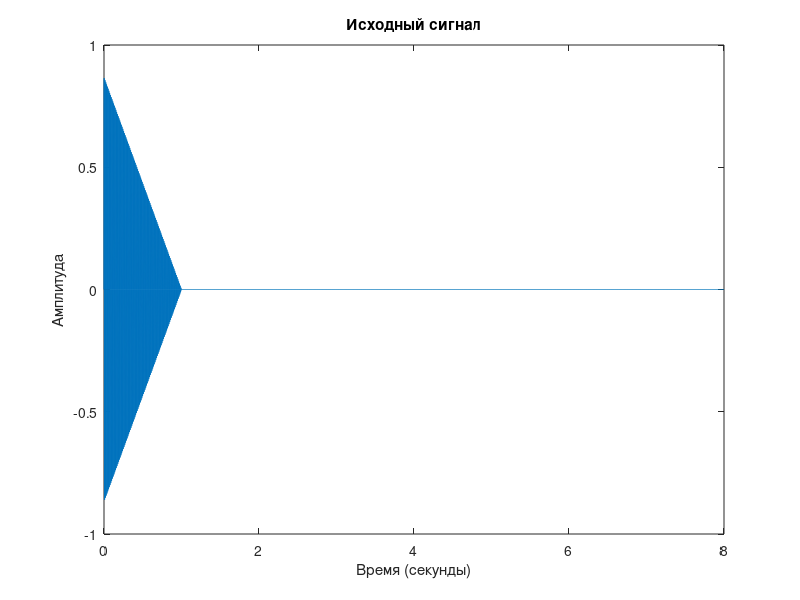
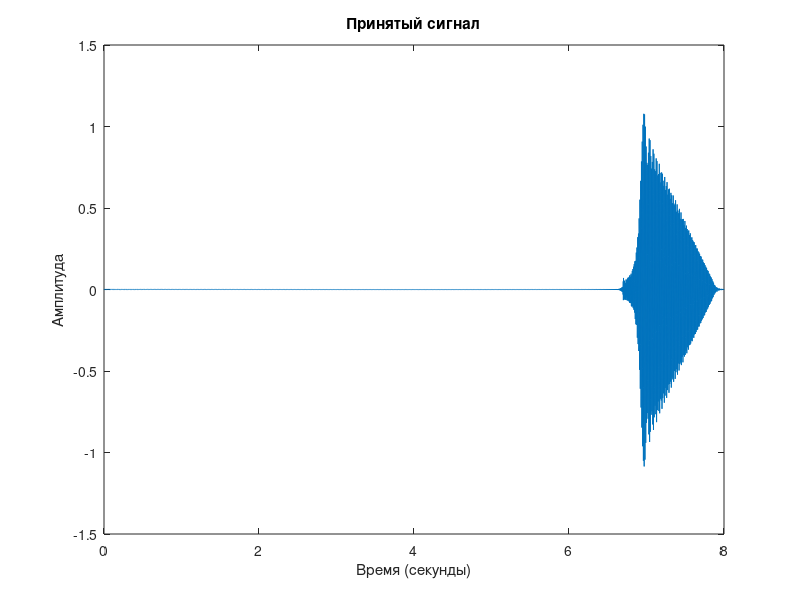
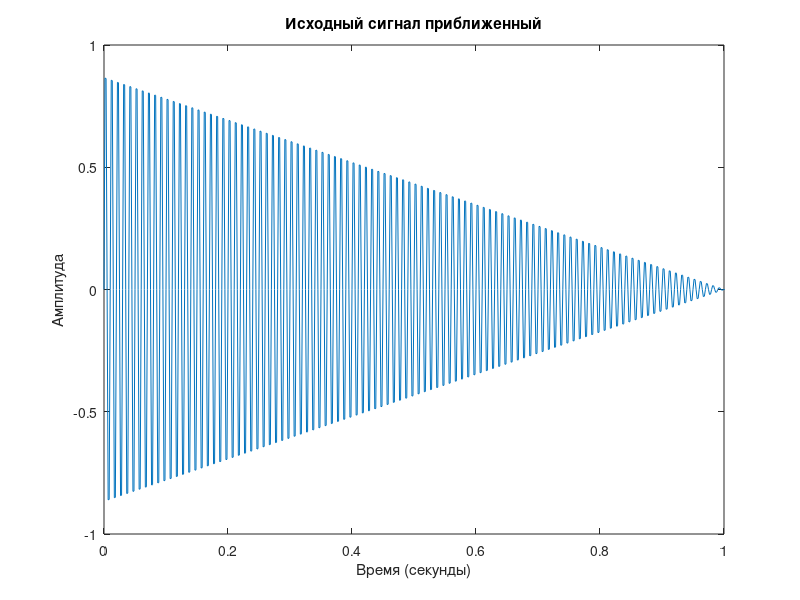
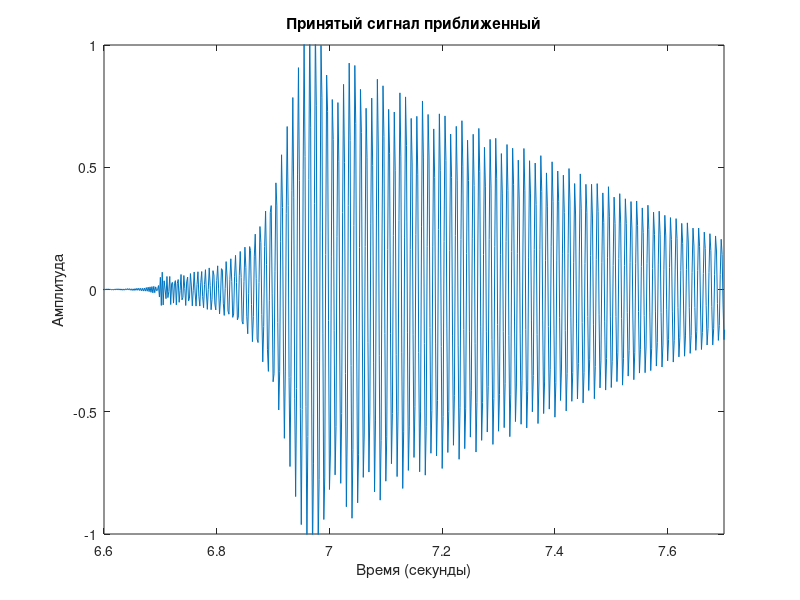

MATLAB code to generate these figures, in order:
% 1. Алгоритм как все делал.
% 2. Написать что был такой исходный сигнал при таких параметрах, вот
% принятый сигнал, такая-то мода, такая глубина такая-то дальность
% распространения. Наша рограмма при моделировании учитывает что меняется
% форма сигнала.
% 3. Менять разные параметры и скринить графики что вот,, при 50 метрах вот
% так исказился сигнал, а при 200 вот так. Для 1 моды вот такой принятый
% сигнал, для 2 моды такой. Менять парметры по 1, чтобы было видно что это
% он влияет. Номер моды глубина частота сигнала, дальность распространения.
% Разницу частот есть chirp, среднюю частоту. Синусоиду с одной амплитудой,
% а потом с другой или меняющейся. Спектр сигнала рисовать. Можно рисовать
% график зависимости графика Wk от частоты. Те составляющие спектра у
% которых частота ниже Для каких-то частот фазовая скорость моды выше скорости
% звука в дне, то такие частоты на приемник не приходят и мы их зануляем. 
% 4. Теория: На гугл диске. Заключение: мы написали программу, что она
% делает, что мы протестировали, что при изменении такого параметра то
% меняется, при изменении того параметра сильнее искажение и тд. Можно
% попробовать блок схему программы нарисовать.
% Презентация в паверпоинте и словесную

% Презентация чтобы те кто слушал что бы они поняли что моя работа не
% просто реферат из инета, а что мы сами что то проделывали. Программу
% писали, моделировали. Наш конкретный вклад. Выступление 

% Сделать частоту 300 и сказать, что целиком поглотилось дном

% Параметры сигнала
Fs = 600;        % Частота дискретизации 
T = 1/Fs;        % Период дискретизации
t1 = 0:T:1;      % Ось длительности сигнала 
t2 = 0:T:8;      % Временная ось 
c = 1500;        % Скорость звука
H = 100;         % Глубина
L = 10000;       % Длинна трассы
l = 4;           % Мода
N = length(t1); % размер оси длительности сигнала
NN = length(t2); % размер временной оси 
f1 = 100;        % Частота сигнала 
c1 = 1700;       % Максимальная приемлимая скорость звука

% Сигналы

% Множество разных частот
%   s = zeros(size(t1));
%   for i = 1:length(f2)
%       s = s + sin(2*pi*f2(i)*t1);
%   end

%Создание чирп-сигнала (Повышение частоты со временем)
% s = chirp(t1, 100, 1, 200, 'linear');

% Амплитуда const
% s = sin(2*pi*f1*t1);
% Обычный
s = (1-2*t1/2).*sin(2*pi*f1*t1);

% s = (2+3*t1).*sin(5*pi*500*t1);

s = [s, zeros(1, NN-N)];

% Длина сигнала
N = length(s); 

delta_f = [0:N-1]*Fs/N;

Wk = 2*pi*delta_f; 


% Волновое число моды
ql = sqrt(Wk.^2/c^2 - pi^2/H^2*(l-1/2)^2);
ql = real(ql);
rr = Wk./ql; % Фазовая скорость моды

% Построение изначальной функции
%  figure;
%  plot(ql, Wk);
%  xlabel('ql (секунды)');
%  ylabel('wk');
%  title('ql/Wk');

% Ось частот (Гц)
f = (0:N-1)*(Fs/N);


% Фурье
S = fft(s);
% Потери принятого сигнала
SS = S(2:N/2+1).*exp(-1i*ql(2:N/2+1)*L); % Первая половина принятого сигнала
for i = 1:length(rr/2)
     if rr(i) > c1 
         SS(i) = 0;  
     end
 end
SS2 = conj(fliplr(SS));
% SS(1:361) = 0;
% SS2(2640:3000) = 0;
S = [0, SS, SS2];


% Обратное преобразование Фурье
s_reconstructed = ifft(S); 

% Построение изначальной функции
figure;
plot(t2, s);
xlabel('Время (секунды)');
ylabel('Амплитуда');
title('Исходный сигнал');

% Построение графика полученного сигнала
figure;
plot(t2, real(s_reconstructed));
xlabel('Время (секунды)');
ylabel('Амплитуда');
title('Принятый сигнал');


% Построение изначальной функции вблизи
figure;

plot(t2, s);
xlabel('Время (секунды)');
ylabel('Амплитуда');
title('Исходный сигнал приближенный');
axis([0, 1, -1, 1]); % Задайте свои пределы для осей x и y

% Построение графика полученного сигнала
figure;
plot(t2, real(s_reconstructed));
xlabel('Время (секунды)');
ylabel('Амплитуда');
title('Принятый сигнал приближенный');
if L == 10000
    axis([6.6, 7.7, -1, 1]); % Задайте свои пределы для осей x и y 10000м
end

if L == 5000
    axis([3.2, 4.4, -1, 1]); % Задайте свои пределы для осей x и y 5000м
end

if L == 1000
    axis([0.5, 1.7, -1, 1]); % Задайте свои пределы для осей x и y 5000м
end

